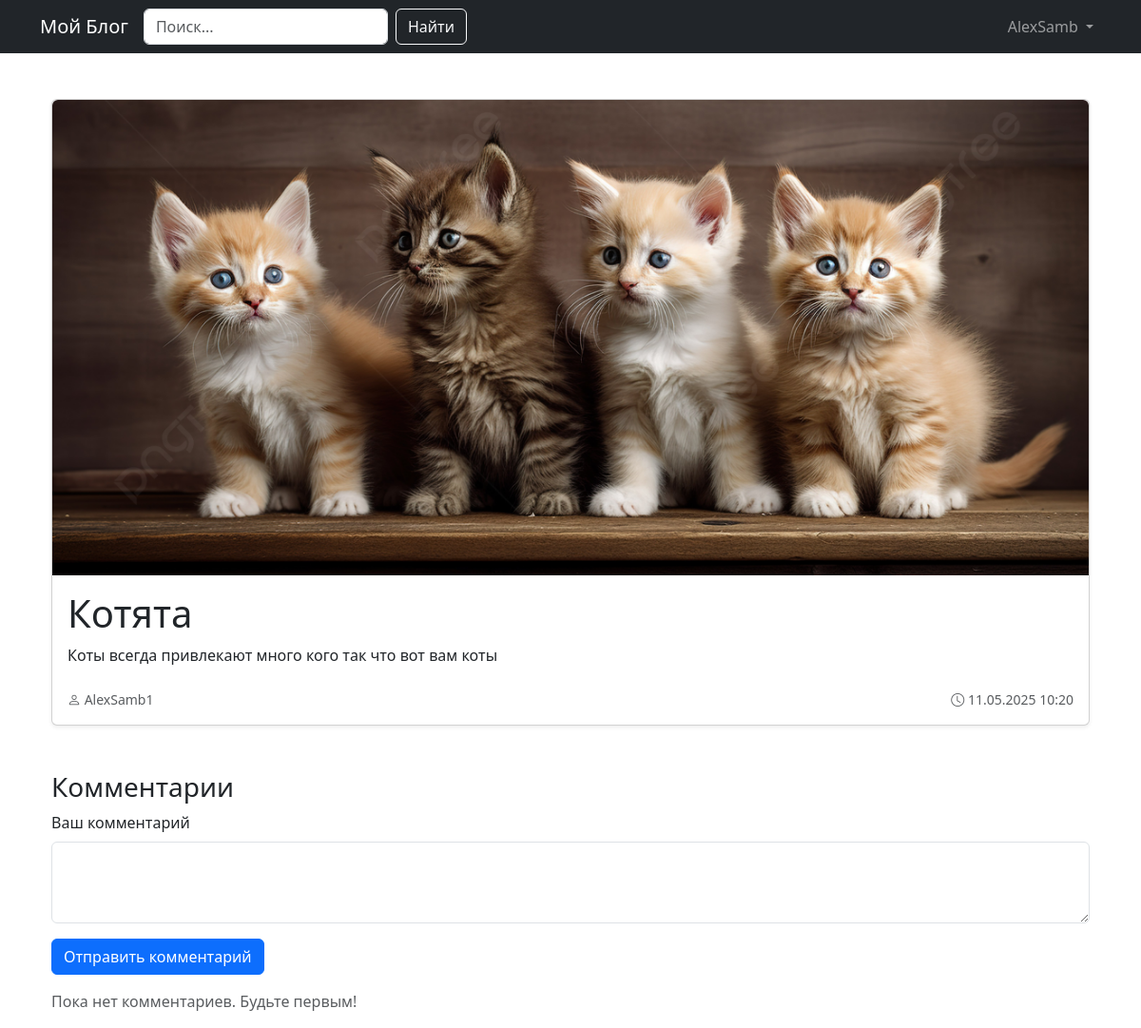
The app's page /post/2 (signed in) with its own data.
### app.py (models this page shows, shortened)
class User(UserMixin, db.Model):
    id = db.Column(db.Integer, primary_key=True)
    username = db.Column(db.String(50), unique=True, nullable=False)
    password_hash = db.Column(db.String(128))
    posts = db.relationship('Post', backref='author', lazy=True)
    avatar_filename = db.Column(db.String(255))
    @property
    def password(self):
        raise AttributeError('Пароль не доступен для чтения')

class Post(db.Model):
    id = db.Column(db.Integer, primary_key=True)
    title = db.Column(db.String(100), nullable=False)
    content = db.Column(db.Text, nullable=False)
    image_filename = db.Column(db.String(255))
    user_id = db.Column(db.Integer, db.ForeignKey('user.id'), nullable=False)
    created_at = db.Column(db.DateTime, default=datetime.utcnow)
    summary = db.Column(db.Text)

### app.py (the view, shortened to what this page needs)
@app.route('/post/<int:post_id>', methods=['GET', 'POST'])
def view_post(post_id):
    post = Post.query.get_or_404(post_id)
    comment_form = CommentForm()
    return render_template('post.html', post=post, comment_form=comment_form)

### app.py
class CommentForm(FlaskForm):
    content = TextAreaField('Ваш комментарий', validators=[DataRequired(), Length(max=500)])
    submit = SubmitField('Отправить')

### app.py (called while the page is built)
@login_manager.user_loader
def load_user(user_id):
    return db.session.get(User, int(user_id))

### templates/post.html (shortened to what this page needs)
{% extends "base.html" %}
{% block content %}
<div class="container mt-5">
    <div class="card shadow-sm mb-4">
        {% if post.image_filename %}
            <img src="{{ url_for('static', filename='uploads/' + post.image_filename) }}"
                 alt="Изображение поста" class="card-img-top rounded-top" style="max-height: 500px; object-fit: cover;">
        {% endif %}
        <div class="card-body">
            <h1 class="card-title">{{ post.title }}</h1>
            <p class="card-text" style="white-space: pre-line;">{{ post.content }}</p>
            <div class="d-flex justify-content-between align-items-center text-muted mt-4">
                <small>
                    <i class="bi bi-person"></i> {{ post.author.username }}
                </small>
                <small>
                    <i class="bi bi-clock"></i> {{ post.created_at.strftime('%d.%m.%Y %H:%M') }}
                </small>
            </div>
        </div>
    </div>
    <div class="mt-5">
        <h3>Комментарии</h3>
        {% if current_user.is_authenticated %}
            <form method="POST">
                <div class="mb-3">
                    {{ comment_form.content.label(class="form-label") }}
                    {{ comment_form.content(class="form-control", rows=3) }}
                </div>
                <button type="submit" class="btn btn-primary">Отправить комментарий</button>
            </form>
        {% else %}
            <p class="text-muted">Войдите, чтобы оставлять комментарии.</p>
        {% endif %}
        {% if post.comments %}
            <hr>
            {% for comment in post.comments %}
                <div class="card mb-3">
                    <div class="card-body">
                        <h6 class="card-subtitle mb-2 text-muted d-flex justify-content-between">
                            <span><strong>{{ comment.author.username }}</strong></span>
                            <small>{{ comment.created_at.strftime('%d.%m.%Y %H:%M') }}</small>
                        </h6>
                        <p class="card-text">{{ comment.content }}</p>
                    </div>
                </div>
            {% endfor %}
        {% else %}
            <p class="text-muted mt-3">Пока нет комментариев. Будьте первым!</p>
        {% endif %}
    </div>
</div>
{% endblock %}

### templates/base.html (shortened to what this page needs)
<!DOCTYPE html>
<html lang="ru">
<head>
    <link rel="stylesheet" href="https://cdn.jsdelivr.net/npm/bootstrap-icons@1.8.0/font/bootstrap-icons.css">
    <link href="https://cdn.jsdelivr.net/npm/bootstrap@5.3.0/dist/css/bootstrap.min.css" rel="stylesheet">
</head>
<body>
    <nav class="navbar navbar-expand-lg navbar-dark bg-dark">
        <div class="container">
            <a class="navbar-brand" href="{{ url_for('index') }}">Мой Блог</a>
            <div class="collapse navbar-collapse" id="navbarNav">
                <form class="d-flex me-3" action="{{ url_for('search') }}" method="GET">
                    <input class="form-control me-2" type="search" name="q" placeholder="Поиск..." aria-label="Поиск">
                    <button class="btn btn-outline-light" type="submit">Найти</button>
                </form>
                <ul class="navbar-nav ms-auto">
                    {% if current_user.is_authenticated %}
                        <li class="nav-item dropdown">
                            <a class="nav-link dropdown-toggle" href="#" role="button" data-bs-toggle="dropdown" aria-expanded="false">
                                {{ current_user.username }}
                            </a>
                        </li>
                    {% endif %}
                </ul>
            </div>
        </div>
    </nav>
    <div class="container mt-4">
        {% block content %}{% endblock %}
    </div>
</body>
</html>

### records on screen
User: username "AlexSamb"
Post: image_filename (picture), title "Котята", content "Коты всегда привлекают много кого так что вот вам коты", created_at "11.05.2025 10:20"
User: author.username "AlexSamb1"

### other values on screen
{{ comment_form.content.label(class="form-label") }} "Ваш комментарий"
